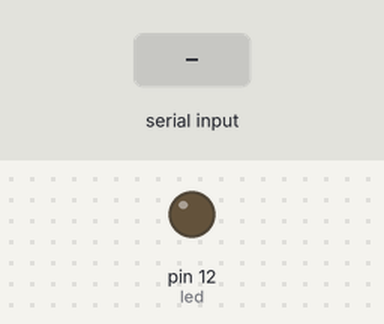
The sketch below on a simulated Arduino Uno, built with avr-gcc and run on an emulated ATmega328P. Parts: output pins drawn as LEDs (lit = HIGH). Inputs (shaded band) come from the test bench.

Above: at 1.2 s.
1.3 s: "1" received over the second serial link
At 2.3 s:
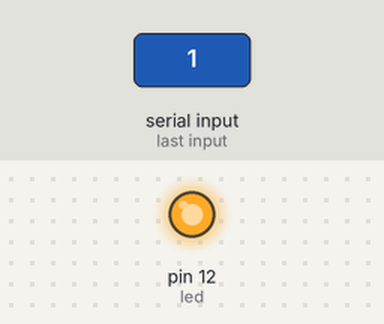
2.8 s: "2" received over the second serial link
At 3.5 s:
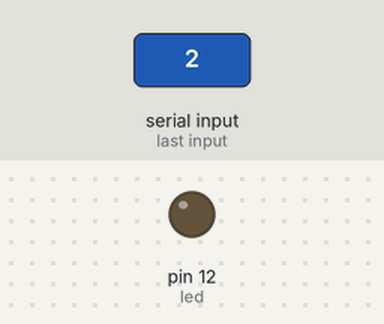
Timing chart, 0 to 5.8 s (numbered marks = the images above; inputs shaded):
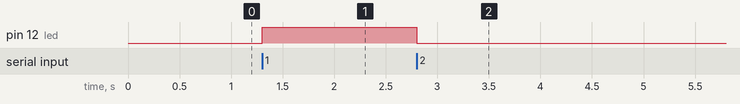

Measured:
- after the input at 1.3 s, pin 12 (led): LOW → HIGH at once
- after the input at 2.8 s, pin 12 (led): HIGH → LOW at once

The sketch:

btapp.ino
```cpp
#include<SoftwareSerial.h>
SoftwareSerial myBT(2,3);//crisscross
int led = 12;
void setup() {
  // put your setup code here, to run once:
pinMode(led,OUTPUT);
Serial.begin(9600);
myBT.begin(9600);
digitalWrite(led,LOW);
}

void loop() {
  // put your main code here, to run repeatedly:

if(myBT.available())
{
  char c = myBT.read();
  if(c == '1')
  {
    digitalWrite(led,HIGH);
    myBT.write("The led is ON!");
  }
  if(c == '2')
  {
    digitalWrite(led,LOW);
    myBT.write("The led is OFF!");
  }
}
}
```
